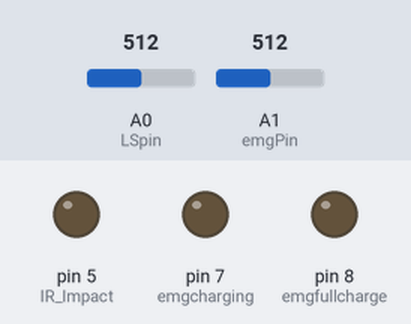
A sketch run on a simulated Arduino Uno, built with avr-gcc and run on an emulated ATmega328P. Parts: output pins drawn as LEDs (lit = HIGH). Dashed ring = blinking. The test bench sets the inputs (shaded band); at power-on: A1 (emgPin) = 512, A0 (LSpin) = 512. What the sketch prints to the serial monitor is not drawn.

Above: at 1.2 s.
1.3 s: A1 (emgPin) set to 883
2.9 s: A1 (emgPin) set to 913
At 3.75 s:
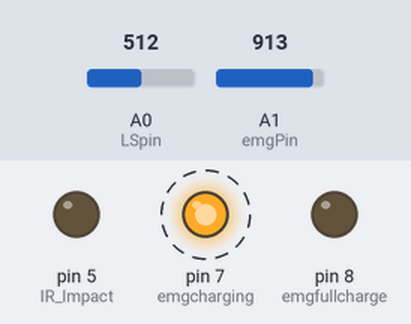
6.9 s: A1 (emgPin) set to 900
At 6.9 s:
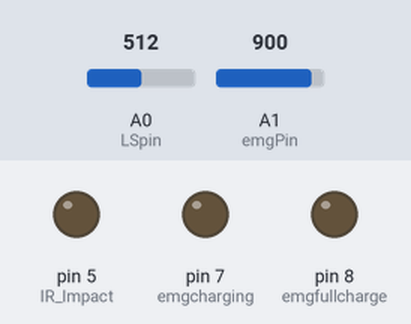
8.4 s: A1 (emgPin) set to 1023
At 9.5 s:
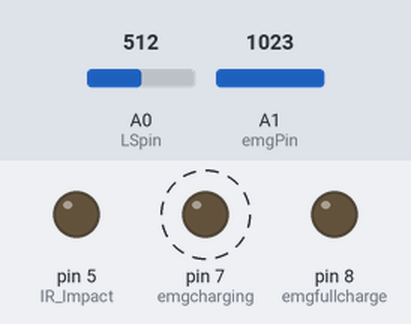
Timing chart, 0 to 13.4 s (numbered marks = the images above; inputs shaded):
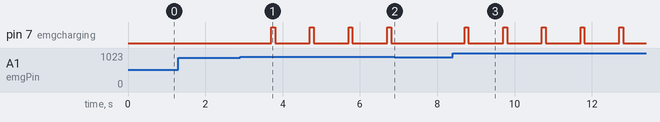

Measured:
- the behaviour switches between 900 and 901 on A1 (emgPin) (found by bisection; images 0 and 1)
- after the input at 1.3 s, every drawn part: stays the same
- after the input at 2.9 s, pin 7 (emgcharging): alternates HIGH for 0.10 s and LOW for 0.90 s, starting after 0.81 s
- after the input at 6.9 s, pin 7 (emgcharging): stays LOW (without the input it goes to HIGH after 0.81 s)
- after the input at 8.4 s, pin 7 (emgcharging): alternates HIGH for 0.10 s and LOW for 0.90 s, starting after 0.31 s

The sketch:

sketch_jan24a.ino
```cpp
//By the Super Human Team
//Bluetooth

#include <Arduino.h>
#include <IRremote.h>
#include <SimpleTimer.h>

//Functions
void Laser_Sensor();
void repeatEMG();
void IR_Receptor();

//Laser receptor
const int LSpin = A0;// Pin to read the laser sensor
int points = 0;
int LaserValue = 0;

//EMG Sensor
const int emgPin = A1;// Pin to read the EMG sensor
int emg = 0;
int emgcharging = 7;//led to indicate charging
int emgfullcharge = 8;//led to indicate full charge
int emg_counter = 0;

//declare timer
SimpleTimer timer;

// IR receptor
int IR_receptorPin = A2;//Pin used to read IR values
IRrecv irrecv(IR_receptorPin);//Create an object
decode_results results;
int IR_Impact = 5;
int IR_counter = 0;

//Death variable
int end = 0;

void setup() {
        // initialize serial communication at 38400 bits per second:
        Serial.begin(38400);
        pinMode(IR_Impact, OUTPUT);//Turn on pin 5 if we received an impact of IR
        pinMode(emgPin, INPUT);//Turn on pin A1 if we received an impact of IR
        pinMode(emgcharging, OUTPUT);//Turn on when emg charging takes place
        pinMode(emgfullcharge, OUTPUT);//Turn on when IR gun is fully charged
        irrecv.enableIRIn(); // Start the receiver
        timer.setInterval(1000, repeatEMG);//repeats every 1 second/ can be changed
}

void loop() {
        //Read laser sensors
        LaserValue = analogRead(LSpin);
        Laser_Sensor();
        //EMG sensor reading
        timer.run();
        //IR reding
        IR_Receptor();
        //Serial.flush();
        //Serial.write('0');//Avoid errors
}

//Decode
// Read the laser sensor to count the points
void Laser_Sensor() {
        if(LaserValue > 180) {
                if(end < 20) {
                        end=+1;
                        Serial.write('1'); // Sends '1' to the master to count as one point
                }//If we detect that the end variable is over 20 we will do a infinite bucle
                else {
                        while(1) {
                        }
                }
        }
        LaserValue = 0;
}
//Charge the special gun
void repeatEMG() {
        emg = analogRead(emgPin);
        if(emg > 900) {
                digitalWrite(emgcharging,HIGH);
                delay(100);
                digitalWrite(emgcharging,LOW);
                emg_counter = emg_counter + 1;
        }
        else if (emg_counter>10) {
                digitalWrite(emgfullcharge,HIGH);
                delay(200);
                digitalWrite(emgfullcharge,LOW);
                emg_counter = 0;
                Serial.write('2');  // Sends '2' to the master to activate the special gun
        }
}
//Decode the IR pulse
void IR_Receptor() {
        digitalWrite(IR_Impact,LOW);
        if (irrecv.decode(&results)) {
                if (results.decode_type == SONY) {
                        Serial.write('3'); // Sends '3' to the master to advice that we were shoot by IR
                        digitalWrite(IR_Impact,HIGH);//LED will turn on because we were hit
                        delay(500);
                        digitalWrite(IR_Impact,LOW);
                }
        }
}
```
